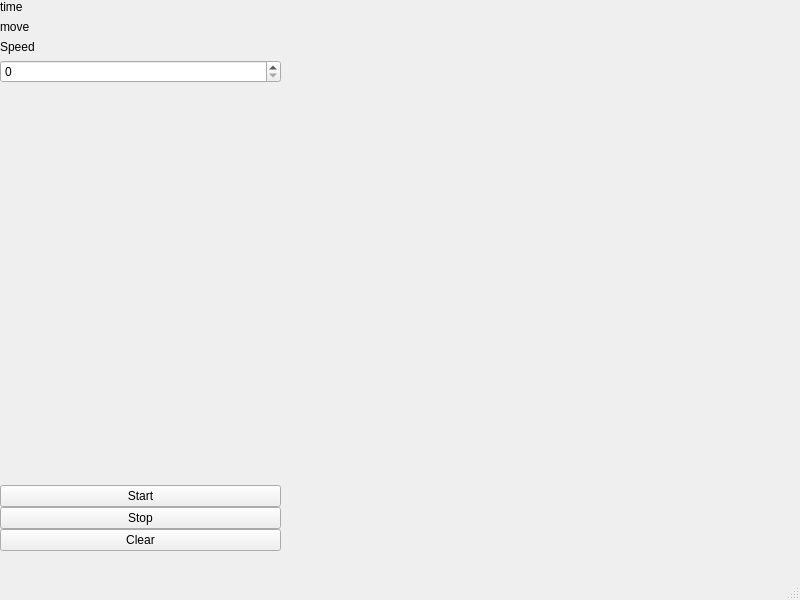
<?xml version="1.0" encoding="UTF-8"?>
<ui version="4.0">
 <class>MainWindow</class>
 <widget class="QMainWindow" name="MainWindow">
  <property name="geometry">
   <rect>
    <x>0</x>
    <y>0</y>
    <width>800</width>
    <height>600</height>
   </rect>
  </property>
  <property name="windowTitle">
   <string>MainWindow</string>
  </property>
  <widget class="QWidget" name="centralwidget">
   <widget class="QWidget" name="verticalLayoutWidget_2">
    <property name="geometry">
     <rect>
      <x>0</x>
      <y>0</y>
      <width>281</width>
      <height>551</height>
     </rect>
    </property>
    <layout class="QVBoxLayout" name="verticalLayout_2">
     <item>
      <layout class="QVBoxLayout" name="infoLayout">
       <item>
        <widget class="QLabel" name="timeLabel">
         <property name="text">
          <string>time</string>
         </property>
        </widget>
       </item>
       <item>
        <widget class="QLabel" name="moveLabel">
         <property name="text">
          <string>move</string>
         </property>
        </widget>
       </item>
      </layout>
     </item>
     <item>
      <layout class="QVBoxLayout" name="speedLayout">
       <item>
        <widget class="QLabel" name="label_6">
         <property name="text">
          <string>Speed</string>
         </property>
        </widget>
       </item>
       <item>
        <widget class="QSpinBox" name="speedSpinBox"/>
       </item>
      </layout>
     </item>
     <item>
      <spacer name="verticalSpacer">
       <property name="orientation">
        <enum>Qt::Orientation::Vertical</enum>
       </property>
       <property name="sizeHint" stdset="0">
        <size>
         <width>20</width>
         <height>40</height>
        </size>
       </property>
      </spacer>
     </item>
     <item>
      <layout class="QVBoxLayout" name="buttonsLayout">
       <property name="spacing">
        <number>0</number>
       </property>
       <property name="sizeConstraint">
        <enum>QLayout::SizeConstraint::SetDefaultConstraint</enum>
       </property>
       <item>
        <widget class="QPushButton" name="startButton">
         <property name="text">
          <string>Start</string>
         </property>
        </widget>
       </item>
       <item>
        <widget class="QPushButton" name="stopButton">
         <property name="enabled">
          <bool>true</bool>
         </property>
         <property name="text">
          <string>Stop</string>
         </property>
        </widget>
       </item>
       <item>
        <widget class="QPushButton" name="clearButton">
         <property name="text">
          <string>Clear</string>
         </property>
        </widget>
       </item>
      </layout>
     </item>
    </layout>
   </widget>
  </widget>
  <widget class="QMenuBar" name="menubar">
   <property name="geometry">
    <rect>
     <x>0</x>
     <y>0</y>
     <width>800</width>
     <height>22</height>
    </rect>
   </property>
  </widget>
  <widget class="QStatusBar" name="statusbar"/>
 </widget>
 <resources/>
 <connections/>
</ui>
